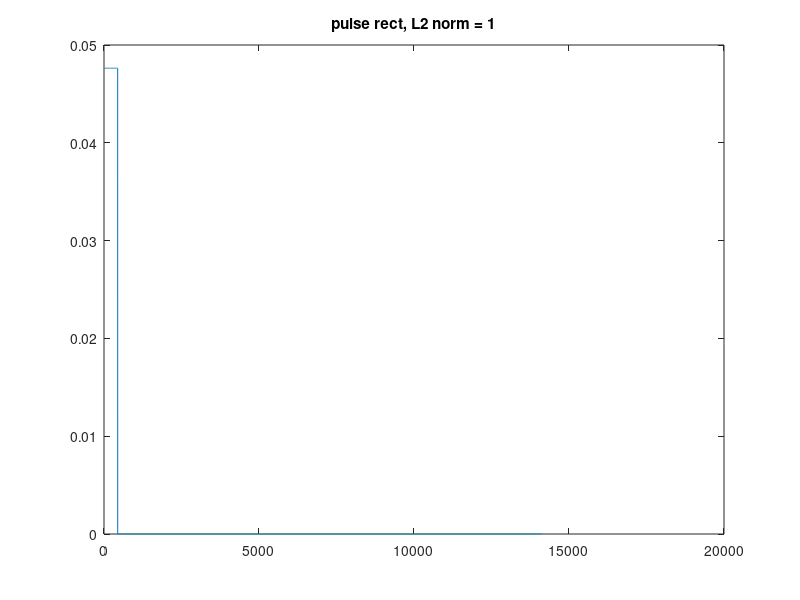
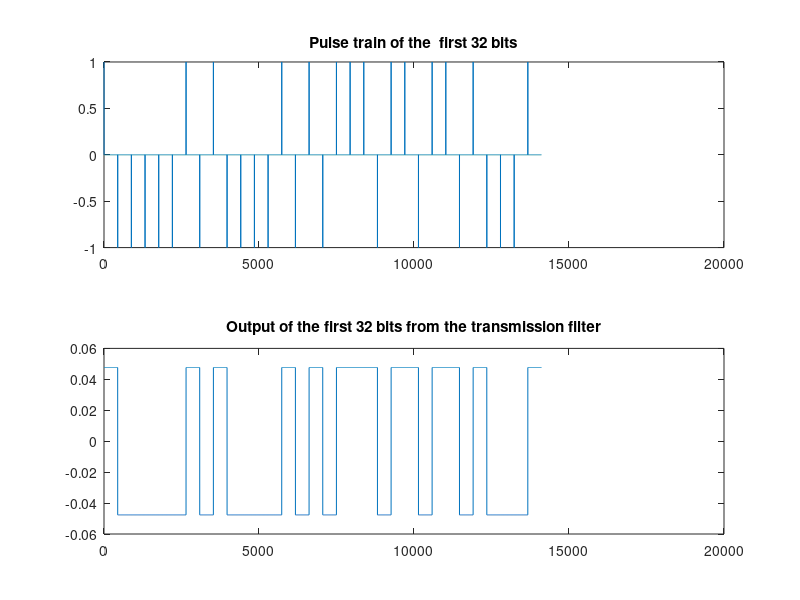

The MATLAB script that drew these images, in order: (Note: this script raises an error after producing the figures.)
clear all
clc
clf
% Q 2

config = load("config.mat").config;
config.pulsetype = 1; % 1 for sinc,  0 for rect
config.K = 1e4;


rectL2norm = sum(config.tpulserect.^2);
plot(config.tpulserect)
str = sprintf("pulse rect, L2 norm = %g", rectL2norm);
title(str)


infobits = rand(1,config.ninfobits)>0.5; %making bernuli vector
BPSKbits = 1-2*infobits; %making bernuli vector
pulseTrain = upsample(BPSKbits, config.Ts);%making the pulse train


figure
subplot(2,1,1)

plot(pulseTrain(1:32*config.Ts))
title("Pulse train of the  first 32 bits")

subplot(2,1,2)
txpulse = config.tpulserect;
TXFiltout = conv(txpulse, pulseTrain);
plot(TXFiltout(1:32*config.Ts))
title("Output of the first 32 bits from the transmission filter")
sgtitle("rect")


figure%}
sincL2norm = sum(config.tpulsesinc.^2);
plot(config.tpulsesinc)
str = sprintf("pulse sinc, L2 norm = %g", sincL2norm);
title(str)

figure

subplot(2,1,1)

plot(pulseTrain(1:32*config.Ts))
title("Pulse train of the  first 32 bits")

subplot(2,1,2)
txpulse = config.tpulsesinc;
TXFiltout = conv(txpulse, pulseTrain);

plot(TXFiltout(1:32*config.Ts))
title("Output of the first 32 bits from the transmission filter")
sgtitle("sER = mean(infobits~=rxbits);inc")

%Q 3
%snr = 100 dB
figure

subplot(2,1,1)
ChannelInVec = TX(config,infobits);
plot(ChannelInVec(1:4*config.Fs))
title("First 4 sec of the channel input")

subplot(2,1,2)
ChannelOutVec = ChannelTXRX(config,ChannelInVec);
plot(ChannelOutVec(1:4*config.Fs))
title("First 4 sec of the channel output")

sgtitle("SNR = 100 dB")

%snr = 40 dB
figure
config.snrdB = 40;
subplot(2,1,1)
ChannelInVec = TX(config,infobits);
plot(ChannelInVec(1:4*config.Fs))
title("First 4 sec of the channel input")

subplot(2,1,2)
ChannelOutVec = ChannelTXRX(config,ChannelInVec);
plot(ChannelOutVec(1:4*config.Fs))
title("First 4 sec of the channel output")

sgtitle("SNR = 40 dB")

%snr = 12 dB
figure
config.snrdB = 12;
subplot(2,1,1)
ChannelInVec = TX(config,infobits);
plot(ChannelInVec(1:4*config.Fs))
title("First 4 sec of the channel input")

subplot(2,1,2)
ChannelOutVec = ChannelTXRX(config,ChannelInVec);
plot(ChannelOutVec(1:4*config.Fs))
title("First 4 sec of the channel output")
sgtitle("SNR = 12 dB")


[rxbits, filterOut] = RX(config,ChannelOutVec);
BER = mean(infobits ~= rxbits);


% Q 4

config.snrdB = 100; 
config.pulsetype = 0; 
ChannelInVec = TX(config,infobits);
ChannelOutVec = ChannelTXRX(config,ChannelInVec);
[rxbits, filterOut] = RX(config,ChannelOutVec);


figure
plot(filterOut((config.Fs + length(txpulse)-4000):(config.Fs + length(txpulse)+4000)))
hold on
plot((config.Fs + length(txpulse)),filterOut(config.Fs + length(txpulse)) ,'rx') %plot a red x 

BER1 = mean(infobits ~= rxbits);



RefInputRect = load("RefInputRect.mat");

[rxbits,filterOut] = RX(config,RefInputRect.ChannelOutVec);
infobits = RefInputRect.infobits(:)';
BER2 = mean(infobits ~= rxbits);

SNR = (-12:3:12);
BERvec = zeros(1,length(SNR));

for i = 1:length(SNR)
    config.snrdB = SNR(i);
    ChannelInVec = TX(config,infobits);
    ChannelOutVec = ChannelTXRX(config,ChannelInVec);
    [rxbits, filterOut] = RX(config,ChannelOutVec);
    BERvec(i) = mean(infobits ~= rxbits);
end

figure
semilogy(SNR, BERvec);
title("BER vs SNR")



